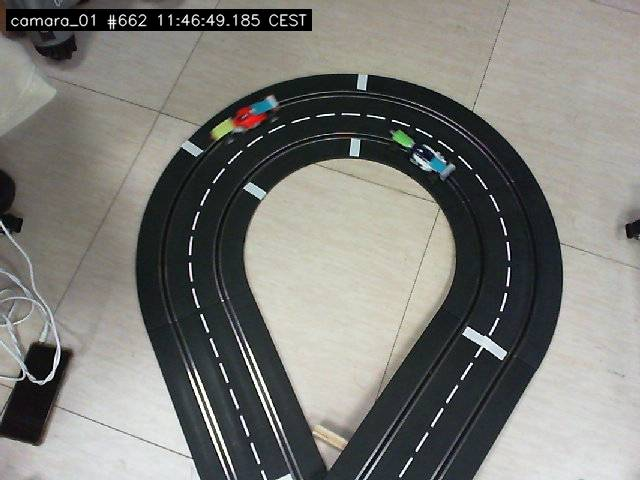
#> input picture MEMORIA/imaxes/IMPLEMENTACION/det_color_a_original.png, 640 x 480 px, given in place of the camera
$ python procesar_imagen.py
#> lines starting #> are read from the running program, lines starting #| are printed output that depends on the picture; after the words box and inside, x2 and y2 are one past the last pixel; in counts of white or black regions, pixels touching at a corner belong together
import cv2 as cv
from cv2.typing import Point
import numpy as np

camara = cv.VideoCapture(0)

# Ajustar dimensiones
camara.set(cv.CAP_PROP_FRAME_WIDTH, 640)
camara.set(cv.CAP_PROP_FRAME_HEIGHT, 350)


def detectar_y_dibujar(mascara, color_bgr, nombre_texto, imagen):
    contornos, _ = cv.findContours(mascara, cv.RETR_EXTERNAL, cv.CHAIN_APPROX_SIMPLE)
    for c in contornos:
        if cv.contourArea(c) > 50:
            x, y, w, h = cv.boundingRect(c)

            cx = x + (w // 2)
            cy = y + (h // 2)

            cv.circle(imagen, (cx, cy), 5, (255, 255, 255), -1)
            cv.rectangle(imagen, (x, y), (x + w, y + h), color_bgr, 3)
            cv.putText(
                imagen,
                nombre_texto,
                (x, y - 10),
                cv.FONT_HERSHEY_SIMPLEX,
                0.6,
                color_bgr,
                2,
            )


while True:
    # Capturar frame
    ret, frame = camara.read()
#> frame is the input picture: shape (480, 640, 3); mean B, G, R 119.5, 124, 124.1

    if not ret:
        print("No se pudo obtener el frame")
        break

    # Pasamos la imagen a HSV
    frame_hsv = cv.cvtColor(frame, cv.COLOR_BGR2HSV)
#> frame_hsv: shape (480, 640, 3); mean H, S, V 53.7, 30.1, 127.1

    # --- CONFIGURACIÓN ROJO ---
    lower_red1, upper_red1 = np.array([0, 100, 100]), np.array([10, 255, 255])
    lower_red2, upper_red2 = np.array([170, 100, 100]), np.array([180, 255, 255])

    mask_red = cv.add(
        cv.inRange(frame_hsv, lower_red1, upper_red1),
        cv.inRange(frame_hsv, lower_red2, upper_red2),
    )
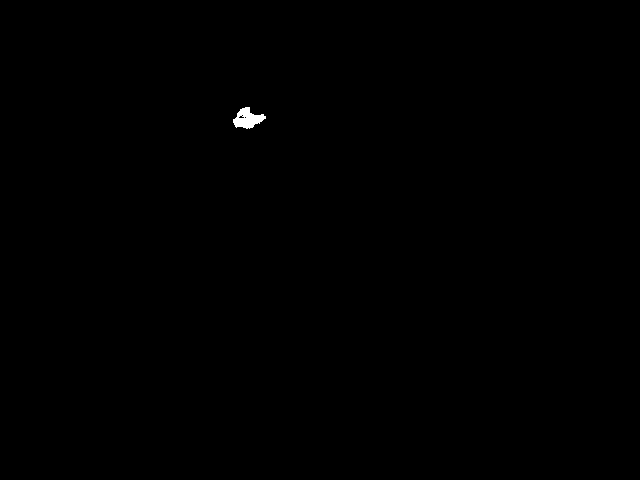
#> mask_red: shape (480, 640); 0.13% white; 1 white region, box (x1, y1, x2, y2) and area: (233, 107, 266, 129) 414

    # --- CONFIGURACIÓN VERDE ---
    lower_green = np.array([35, 100, 100])
    upper_green = np.array([85, 255, 255])
    mask_green = cv.inRange(frame_hsv, lower_green, upper_green)
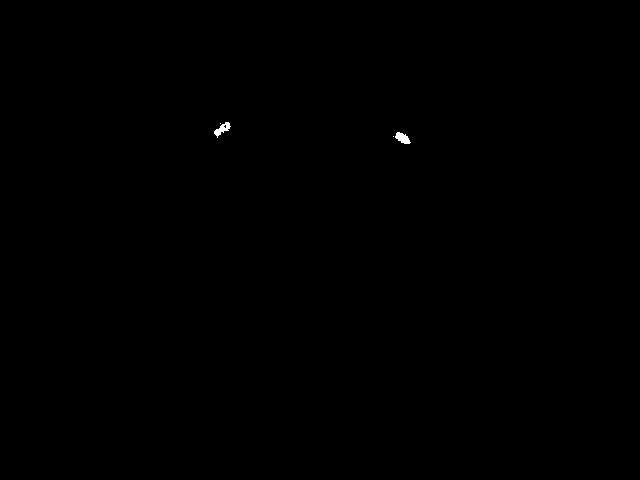
#> mask_green: shape (480, 640); 0.08% white; 4 white regions (2 under 20 px), largest, box (x1, y1, x2, y2) and area: (214, 122, 231, 138) 116, (395, 132, 411, 144) 116

    # Limpieza morfologica
    kernel = cv.getStructuringElement(cv.MORPH_RECT, (5, 5))
    mask_red = cv.morphologyEx(mask_red, cv.MORPH_OPEN, kernel)
#> mask_red: shape (480, 640); 0.12% white; 1 white region, box (x1, y1, x2, y2) and area: (234, 107, 264, 128) 374
    mask_green = cv.morphologyEx(mask_green, cv.MORPH_OPEN, kernel)
#> mask_green: shape (480, 640); 0.05% white; 2 white regions

    # Aplicamos la detección para ambos
    detectar_y_dibujar(mask_red, (0, 0, 255), "ROJO", frame)
#> in detectar_y_dibujar, `contornos, _ = cv.findContours(mascara, cv.RETR_EXTERNAL, cv.CHAIN_APP..`: contornos = 1 contour; box (x1, y1, x2, y2) and area: (234, 107, 264, 128) 327
#> the loop in detectar_y_dibujar, `for c in contornos:` made 1 pass
#> (x, y, w, h, cx, cy) on pass 1: (234, 107, 30, 21, 249, 117)
    detectar_y_dibujar(mask_green, (0, 255, 0), "VERDE", frame)
#> call 2 of detectar_y_dibujar, with color_bgr = (0, 255, 0), nombre_texto = 'VERDE'
#> in detectar_y_dibujar (call 2), `contornos, _ = cv.findContours(mascara, cv.RETR_EXTERNAL, cv.CHAIN_APP..`: contornos = 2 contours; box (x1, y1, x2, y2) and area: (396, 133, 409, 144) 86, (215, 129, 221, 135) 24
#> the loop in detectar_y_dibujar (call 2), `for c in contornos:` made 2 passes
#> (x, y, w, h, cx, cy) on pass 1: (396, 133, 13, 11, 402, 138)
#> after the loop in detectar_y_dibujar (call 2), `for c in contornos:`:
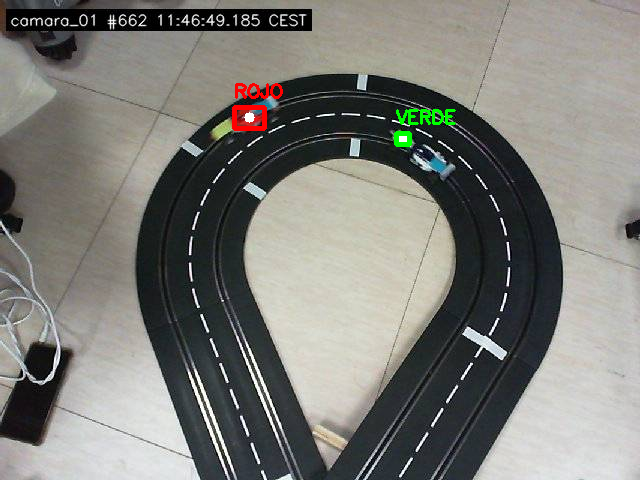
#> imagen: shape (480, 640, 3); mean B, G, R 119.2, 124.3, 124.6

    cv.imshow("Deteccion en Tiempo Real", frame)

    if cv.waitKey(1) & 0xFF == ord("q"):
#> (key q is pressed here)
        break

camara.release()
cv.destroyAllWindows()
